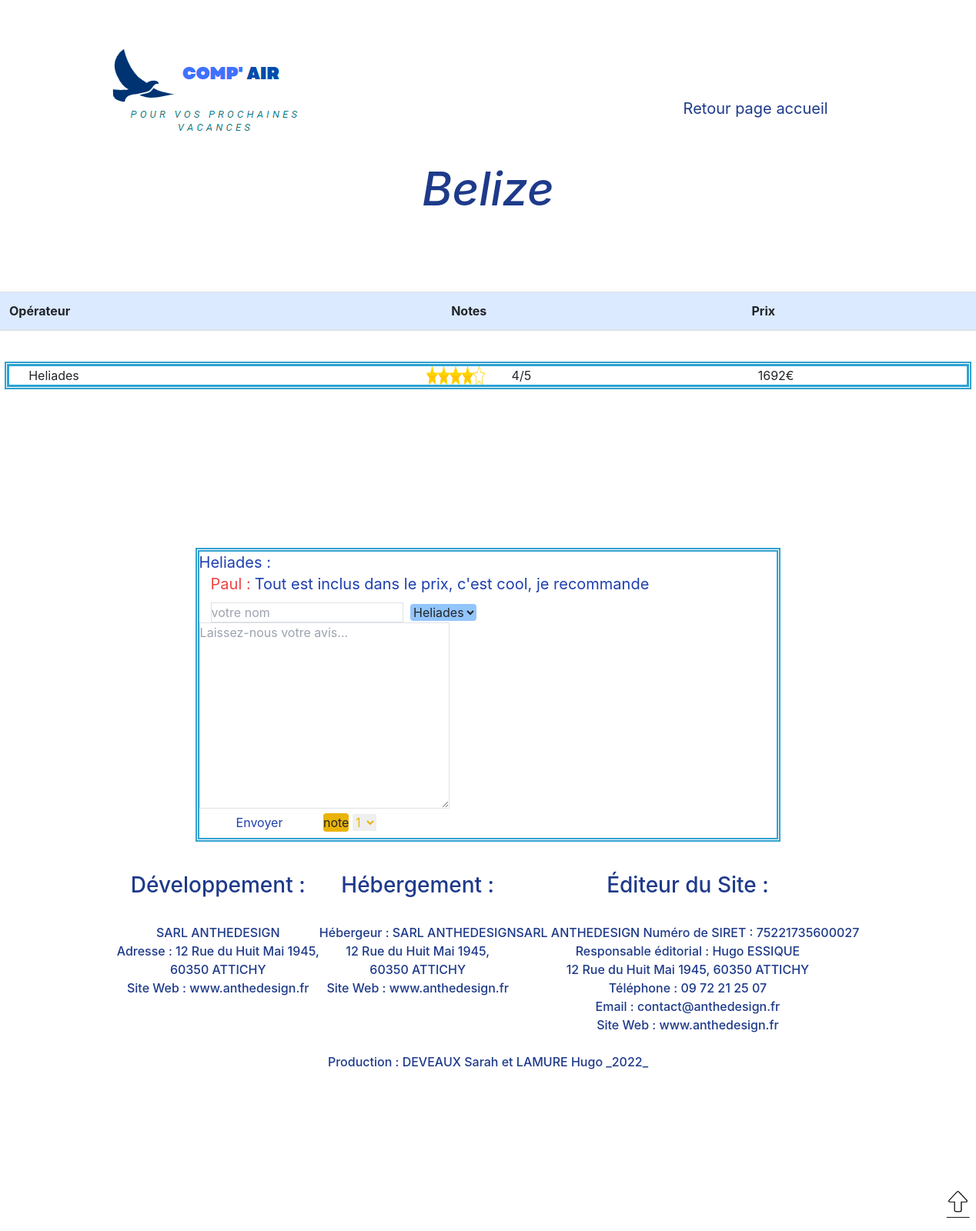
Page /selected_destination.php?dest=Belize on the committed database.
### tables this page shows
CREATE TABLE `tour_operator` (
  `id` int(11) NOT NULL,
  `name` varchar(255) NOT NULL,
  `link` varchar(255) NOT NULL,
  `grade_count` int(11) NOT NULL DEFAULT '0',
  `grade_total` int(11) NOT NULL DEFAULT '0',
  `is_premium` tinyint(1) NOT NULL DEFAULT '0'
);

CREATE TABLE `destination` (
  `id` int(11) NOT NULL,
  `location` varchar(255) NOT NULL,
  `price` int(11) NOT NULL,
  `tour_operator_id` int(11) NOT NULL
);

CREATE TABLE `review` (
  `id` int(11) NOT NULL,
  `message` varchar(255) NOT NULL,
  `author` varchar(255) NOT NULL,
  `tour_operator_id` int(11) NOT NULL
);

### Classes/DataBase.php (called while the page is built, shortened)
<?php
class DataBase{
    private $db;
    public function getPDO(){
        if($this->db === null){
            $db = new PDO(
                'mysql:host=localhost;dbname=comparoperator;charset=utf8',
                'root',
                ''
            );
            $db->setAttribute(PDO::ATTR_ERRMODE, PDO::ERRMODE_EXCEPTION);
            $this->db = $db;
        }
        return $this->db;
    }
 }

### Classes/Manager.php (called while the page is built, shortened)
<?php
class Manager
{
    function __construct()
    {
        $this->db = new DataBase("comparoperator");
    }
    function getAllDestination()
    {
        $req=$this->db->getPDO()->prepare('SELECT * FROM destination');
        $req->execute([]);
        $AllDest=$req->fetchAll();
        return $AllDest;
    }
    function getDestinationNames()
    {
        $allNames=[];
        $AllDest= $this->getAllDestination();
        foreach ($AllDest as $value) {
            foreach ($value as $names => $name) {
               if ($names==='location' && !in_array($name,$allNames))
                array_push($allNames,$name);
            }
        }
        return $allNames;
    }
    function getTOInfoByMethod($name,$methode){
        switch ($methode) {
            case 'destination':
                $result = [];
                $req=$this->db->getPDO()->prepare('SELECT tour_operator_id FROM destination WHERE location = ? ' );
                $req -> execute([$name]);
                $operatorId = $req->fetchAll();
                foreach ($operatorId as $key => $value) {
                    $req1=$this->db->getPDO()->prepare('SELECT * FROM tour_operator WHERE id = ?' );
                    $req1 -> execute([$value[0]]);
                    $name = $req1->fetch();
                    array_push($result,$name);
                }
                return $result;
             break;
            case 'TO':
                $req=$this->db->getPDO()->prepare('SELECT * FROM tour_operator WHERE name = ? ' );
                $req -> execute([$name]);
                $result=$req->fetch();
                return $result;
            break;
        }
    }
    function getTONamesByDest($names)
    {
        $TO=$this->getTOInfoByMethod($names,'destination');
        $result = [];
        foreach ($TO as $key => $value) {
            array_push($result,$value['name']);
        }
        return $result;
    }
    function prepDataForTO($names)
    {
        $TO=$this->getTOInfoByMethod($names,'TO');
        return $TO;
    }
    function prepDataForDest($name,$TOid)
    {
        $req=$this->db->getPDO()->prepare('SELECT * FROM destination WHERE location  = ? AND  	tour_operator_id ='.$TOid );
                $req -> execute([$name]);
                $result=$req->fetch();
        return $result;
    }
    function preparDataForReview($TOid){
        $req=$this->db->getPDO()->prepare('SELECT * FROM review WHERE  tour_operator_id='.$TOid );
        $req->execute();
        $fetched=$req->fetchAll();
        return $fetched;
    }
}

### Classes/TourOperator.php (called while the page is built, shortened)
<?php
class TourOperator
{
    private $gradeCount;
    private $gradeTotal;
    private $isPremium;
    function hydrate($data) {
        $this->gradeCount = $data['grade_count'] ?? null;
        $this->gradeTotal = $data['grade_total'] ?? null ;
        $this->isPremium = $data['is_premium'];
    }
    function getGrade()
    {
        if ($this->gradeCount>0) {
            $grade = $this->gradeTotal / $this->gradeCount;
            return $grade;
        }else {
            return 0;
        }
    }
    function getPremium()
    {
        return $this->isPremium;
    }
}

### Classes/Destination.php (called while the page is built, shortened)
<?php
class Destination
{
    private $price;
    function hydrate($data) {
           $this->price = $data['price'] ;
    }
    function getPrice()
    {
        return $this->price;
    }
};

### Classes/Review.php (called while the page is built, shortened)
<?php
Class Review
{
    private $message;
    private $author;
    function hydrate($data){
        $this->message = $data['message'];
        $this->author = $data['author'];
    }
    function getMessage()
    {
        return $this->message;
    }
    function getAuthor()
    {
        return $this->author;
    }
}

### selected_destination.php (the view, shortened to what this page needs)
<?php
$manager = new Manager();
$control = $manager->getDestinationNames();
if (isset($_GET['dest']) && in_array($_GET['dest'], $control)) { ?>
    <!DOCTYPE html>
    <html lang="en">
    <head>
        <link href="https://cdn.jsdelivr.net/npm/bootstrap@5.1.3/dist/css/bootstrap.min.css" rel="stylesheet">
        <script src="https://cdn.tailwindcss.com"></script>
        <link rel="stylesheet" href="./CSS/selected_destination.css">
    </head>
    <body id="body">
        <nav id="navbar" class="flex flex-row items-center img-fluid ">
            <img id="logo3" src="./images/logo3.png" class="img-fluid ">
        </nav>
        <a id="returnHome" class="text-blue-900 text-xl" href="./index.php"> Retour page accueil</a>
        <h1 id="titledestination" class="img-fluid text-blue-900 text-center text-6xl italic"><br><?= $_GET['dest'] ?></h1><br><br><br><br>
        <table class="table">
            <thead class="bg-blue-100">
                <tr>
                    <th scope="col" class="text-m">Opérateur</th>
                    <th scope="col" class="text-m">Notes</th>
                    <th scope="col" class="text-m">Prix</th>
                </tr>
            </thead>
        </table>
        <div class="NoteImageRevue">
            <div class="TOtoDest"><br>
                <div class="TOResult w-70">
                    <?php
                    $TOsNames = $manager->getTONamesByDest($_GET['dest']);
                    foreach ($TOsNames as $key => $value) {
                    ?>
                        <div class="allTO"> <?php
                                            $donneeTO = $manager->prepDataForTO($value);
                                            $premium = new TourOperator($donneeTO);
                                            $result = $premium->getPremium();
                                            if ($result == 1) {
                                            ?><div class="TO"><a href=<?= $donneeTO['link'] ?>><?= $donneeTO['name'] ?></a></div><?php
                                                                                                                                } else {
                                                                                                                                    ?><div class="TO"><?= $value ?></div> <?php
                                                                                                                                                                        } ?>
                            <div class="TONotes">
                                <?php
                                $donneeTO = $manager->prepDataForTO($value);
                                $donneeDEST = $manager->prepDataForDEST($_GET['dest'], $donneeTO['id']);
                                $newDest = new Destination($donneeDEST);
                                $price = $newDest->getPrice();
                                $premium = new TourOperator($donneeTO);
                                $result = $premium->getGrade();
                                ?>
                                <div class='notesStars'>
                                    <?php
                                    if ($result > 0) {
                                    ?><div class='stars'> <?php
                                                            for ($i = 0; $i < $result; $i++) {
                                                                if ($result - $i >= 1) {
                                                            ?><img class="star" src="./images/star.webp" alt="" srcset=""><?php
                                                                                                                        } elseif ($result - $i > 0) {
                                                                                                                            ?><img class="star" src="./images/star-half-yellow.webp" alt="" srcset=""><?php
                                                                                                                                                                                                    }
                                                                                                                                                                                                }
                                                                                                                                                                                                for ($i = 0; $i < 5 - ceil($result); $i++) {
                                                                                                                                                                                                        ?><img class="star" src="./images/star-line-yellow-1.webp" alt="" srcset=""><?php
                                                                                                                                                                                                                                                                } ?>
                                        </div>
                                        <div class="note"><?= $result ?>/5</div> <?php
                                                                                } else { ?>
                                        <div class="note">n/a</div><?php
                                                                                } ?>
                                </div>
                            </div>
                            <div class="price">
                                <?= $price ?>€
                            </div>
                        </div><?php
                            } ?>
                </div>
            </div>
            <div class="imgLocation h-50 w-50 flex flex-row ">
            </div>
            <div class="revue">
                <div class="alreadyPostedReview text-xl">
                    <?php
                    $donneeTO = $manager->prepDataForTO($value);
                    $donneeReview = $manager->preparDataForReview($donneeTO['id']);
                    foreach ($TOsNames as $key => $value) {
                    ?><div class="comments text-blue-800"><?php
                                                            $donneeTO = $manager->prepDataForTO($value);
                                                            $donneeReview = $manager->preparDataForReview($donneeTO['id']);
                                                            foreach ($donneeReview as $key => $valueTO) {
                                                                if ($key == 0) {
                                                                    echo ($value . ' : ');
                                                                }
                                                            }
                                                            foreach ($donneeReview as $key => $valueTO) {
                                                                $newreview = new Review($valueTO);
                                                            ?>
                                <div class="commentary">
                                    <div class="author text-red-500">
                                        <?php echo ($newreview->getAuthor() . " : ");
                                        ?>
                                    </div>
                                    <div class="message">
                                        <?php $test = $newreview->getMessage();
                                                                echo ($test); ?>
                                    </div>
                                </div><?php
                                                            } ?>
                        </div><?php
                            }
                                ?></div>
                <div class="newReview w-50 h-50">
                    <form action="./process/addReview.php" method="post">
                        <input class='author border border-sky-900' type="text" name="author" id="author" placeholder="votre nom">
                        <select id="select" name="TO" size="1" class="TOForm rounded bg-blue-300">
                            <?php foreach ($TOsNames as $key => $value) { ?>
                                <option href=<?= $value ?>><?= $value ?> </option> <?php
                                                                                } ?>
                        </select><br>
                        <textarea class="border border-sky-900" name="message" id="message" cols="30" rows="10" placeholder="Laissez-nous votre avis..."></textarea>
                        <input id="inputComment" class="mx-5 text-blue-800 rounded" type="submit" value="Envoyer">
                        <label class="rounded bg-yellow-500">note</label>
                        <select id="select" name="score" size="1" class="TOForm text-yellow-500 ">
                            <?php for ($i = 1; $i < 6; $i++) { ?>
                                <option href=<?= $i ?>><?= $i ?> </option> <?php
                                                                        } ?>
                        </select><br>
                    </form>
                </div>
            </div>
            <footer id="footer" class="align-content text-white text-center font-medium p-10 ">
                <div class="flex flex-row ">
                    <a href="#top"><img id="butTop" class="w-12 " src="./images/Capture.PNG" alt="Retour en haut"></a>
                </div>
                <div class="flex flex-row justify-between text-blue-900">
                    <div id="developpement">
                        <h3>Développement :</h3><br>SARL ANTHEDESIGN<br>Adresse : 12 Rue du Huit Mai 1945,<br>60350 ATTICHY<br>Site Web : www.anthedesign.fr
                    </div>
                    <div id="hebergement">
                        <h3>Hébergement :</h3><br>Hébergeur : SARL ANTHEDESIGN<br>12 Rue du Huit Mai 1945,<br>60350 ATTICHY<br>Site Web : www.anthedesign.fr
                    </div>
                    <div id="editor">
                        <h3>Éditeur du Site :</h2><br>SARL ANTHEDESIGN Numéro de SIRET : 75221735600027<br>Responsable éditorial : Hugo ESSIQUE<br>12 Rue du Huit Mai 1945, 60350 ATTICHY<br>Téléphone : 09 72 21 25 07<br>Email : contact@anthedesign.fr<br>Site Web : www.anthedesign.fr
                    </div>
                </div>
                <div><br>
                    <div class="text-center text-blue-900 ">Production : DEVEAUX Sarah et LAMURE Hugo _2022_ </div>
                </div>
            </footer>
            <link rel="stylesheet" href="https://cdn.jsdelivr.net/npm/bootstrap@4.3.1/dist/css/bootstrap.min.css">
    </body>
    </html>
<?php
} else {
    header('location:./index.php');
} ?>

### rows in the picture
tour_operator: grade_count 1 (drawn), grade_total "4"
destination: price "1692"
review: value "Heliades", author "Paul", message "Tout est inclus dans le prix, c'est cool, je recommande"

### other values in the picture
$_GET['dest'] "Belize"
$value "Heliades"
form field TO "Heliades"
form field score "1"
